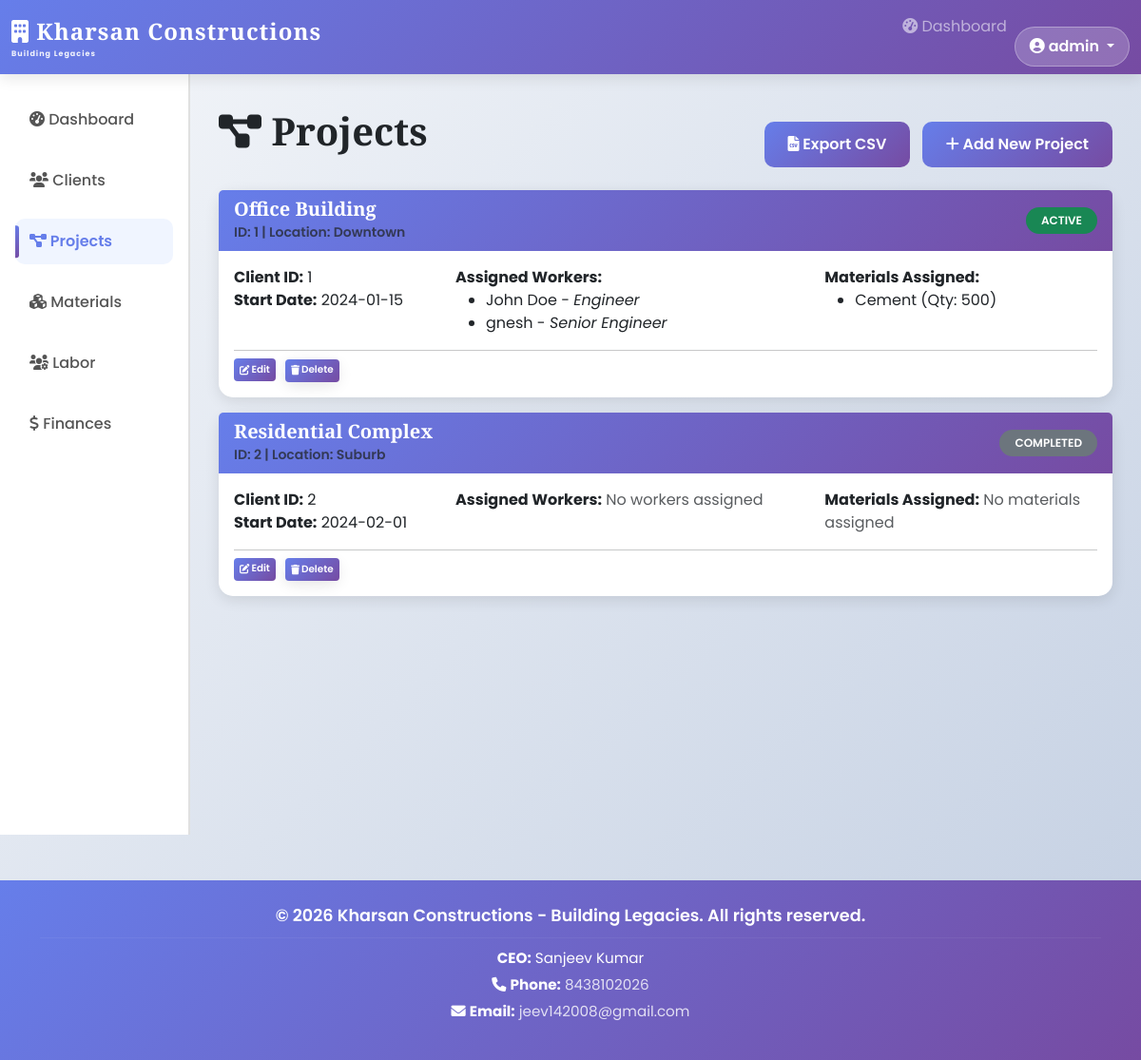
Screenshot of /projects (signed in) with the database file from the repository.
### tables this page shows
CREATE TABLE projects (
    project_id INTEGER PRIMARY KEY AUTOINCREMENT,
    client_id INTEGER,
    name TEXT NOT NULL,
    site_location TEXT,
    start_date DATE,
    status TEXT,
    FOREIGN KEY (client_id) REFERENCES clients(client_id)
);

CREATE TABLE labor (
    worker_id INTEGER PRIMARY KEY AUTOINCREMENT,
    name TEXT NOT NULL,
    role TEXT,
    assigned_project_id INTEGER,
    FOREIGN KEY (assigned_project_id) REFERENCES projects(project_id)
);

CREATE TABLE materials (
    material_id INTEGER PRIMARY KEY AUTOINCREMENT,
    project_id INTEGER,
    name TEXT NOT NULL,
    supplier_name TEXT,
    quantity_used INTEGER,
    FOREIGN KEY (project_id) REFERENCES projects(project_id)
);

### backend.py (the view)
@app.route('/projects')
@login_required
def projects():
    conn = get_db_connection()
    projects_list = conn.execute('SELECT * FROM projects').fetchall()
    project_details = []
    for project in projects_list:
        workers = conn.execute('SELECT name, role FROM labor WHERE assigned_project_id = ?', (project['project_id'],)).fetchall()
        materials = conn.execute('SELECT name, quantity_used FROM materials WHERE project_id = ?', (project['project_id'],)).fetchall()
        project_details.append({
            'project': project,
            'workers': workers,
            'materials': materials
        })
    conn.close()
    return render_template('projects.html', project_details=project_details)

### backend.py (called while the page is built)
def get_db_connection():
    conn = sqlite3.connect(DATABASE)
    conn.row_factory = sqlite3.Row
    return conn

def login_required(f):
    @wraps(f)
    def decorated_function(*args, **kwargs):
        if 'user_id' not in session:
            return redirect(url_for('login'))
        return f(*args, **kwargs)
    return decorated_function

### templates/projects.html (shortened to what this page needs)
{% extends "base.html" %}
{% block content %}
<div class="d-flex justify-content-between align-items-center mb-4">
    <h1><i class="fas fa-project-diagram"></i> Projects</h1>
    <div>
        <a href="{{ url_for('export_table', table='projects') }}" class="btn btn-success me-2"><i class="fas fa-file-csv"></i> Export CSV</a>
        <a href="{{ url_for('add_project') }}" class="btn btn-primary"><i class="fas fa-plus"></i> Add New Project</a>
    </div>
</div>
{% if project_details %}
    {% for item in project_details %}
    <div class="card mb-3">
        <div class="card-header d-flex justify-content-between align-items-center">
            <div>
                <h5 class="mb-0">{{ item.project['name'] }}</h5>
                <small class="text-muted">ID: {{ item.project['project_id'] }} | Location: {{ item.project['site_location'] }}</small>
            </div>
            <div>
                <span class="badge {% if item.project['status'] == 'active' %}bg-success{% elif item.project['status'] == 'completed' %}bg-secondary{% else %}bg-warning{% endif%}">
                    {{ item.project['status']|upper }}
                </span>
            </div>
        </div>
        <div class="card-body">
            <div class="row mb-3">
                <div class="col-md-3">
                    <strong>Client ID:</strong> {{ item.project['client_id'] }}<br>
                    <strong>Start Date:</strong> {{ item.project['start_date'] }}
                </div>
                <div class="col-md-5">
                    <strong>Assigned Workers:</strong>
                    {% if item.workers %}
                    <ul class="mb-0">
                        {% for worker in item.workers %}
                        <li>{{ worker['name'] }} - <em>{{ worker['role'] }}</em></li>
                        {% endfor %}
                    </ul>
                    {% else %}
                    <span class="text-muted">No workers assigned</span>
                    {% endif %}
                </div>
                <div class="col-md-4">
                    <strong>Materials Assigned:</strong>
                    {% if item.materials %}
                    <ul class="mb-0">
                        {% for material in item.materials %}
                        <li>{{ material['name'] }} (Qty: {{ material['quantity_used'] }})</li>
                        {% endfor %}
                    </ul>
                    {% else %}
                    <span class="text-muted">No materials assigned</span>
                    {% endif %}
                </div>
            </div>
            <hr class="my-2">
            <div class="d-flex gap-2">
                <a href="{{ url_for('edit_project', id=item.project['project_id']) }}" class="btn btn-warning btn-sm"><i class="fas fa-edit"></i> Edit</a>
                <form method="post" action="{{ url_for('delete_project', id=item.project['project_id']) }}" class="d-inline" onsubmit="return confirm('Are you sure you want to delete this project?')">
                    <button type="submit" class="btn btn-danger btn-sm"><i class="fas fa-trash"></i> Delete</button>
                </form>
            </div>
        </div>
    </div>
    {% endfor %}
{% else %}
    <div class="alert alert-info">No projects found. <a href="{{ url_for('add_project') }}">Create one now!</a></div>
{% endif %}
{% endblock %}

### templates/base.html (shortened to what this page needs)
<!DOCTYPE html>
<html lang="en">
<head>
    <link href="https://cdn.jsdelivr.net/npm/bootstrap@5.3.0/dist/css/bootstrap.min.css" rel="stylesheet">
    <link rel="stylesheet" href="https://cdnjs.cloudflare.com/ajax/libs/font-awesome/6.0.0/css/all.min.css">
    <link rel="stylesheet" href="{{ url_for('static', filename='style.css') }}">
</head>
<body>
    <nav class="navbar navbar-expand-lg navbar-dark">
        <div class="container-fluid">
            <a class="navbar-brand" href="{{ url_for('index') }}">
                <i class="fas fa-building"></i> Kharsan Constructions
                <small style="font-size: 0.5rem; display: block; opacity: 0.9;">Building Legacies</small>
            </a>
            <div class="collapse navbar-collapse" id="navbarNav">
                <ul class="navbar-nav ms-auto">
                    <li class="nav-item">
                        <a class="nav-link" href="{{ url_for('dashboard') }}"><i class="fas fa-tachometer-alt"></i> Dashboard</a>
                    </li>
                    <li class="nav-item dropdown user-profile">
                        <button class="btn user-profile-btn dropdown-toggle" type="button" data-bs-toggle="dropdown" aria-expanded="false">
                            <i class="fas fa-user-circle"></i> {% if session.get('username') %}{{ session['username'] }}{% else %}User{% endif %}
                        </button>
                    </li>
                </ul>
            </div>
        </div>
    </nav>
    <div class="container-fluid">
        <div class="row">
            <nav class="col-lg-2 col-md-3 sidebar p-3">
                <ul class="nav flex-column">
                    <li class="nav-item">
                        <a class="nav-link {% if request.endpoint == 'dashboard' %}active{% endif %}" href="{{ url_for('dashboard') }}">
                            <i class="fas fa-tachometer-alt"></i> Dashboard
                        </a>
                    </li>
                    <li class="nav-item">
                        <a class="nav-link {% if request.endpoint == 'clients' %}active{% endif %}" href="{{ url_for('clients') }}">
                            <i class="fas fa-users"></i> Clients
                        </a>
                    </li>
                    <li class="nav-item">
                        <a class="nav-link {% if request.endpoint == 'projects' %}active{% endif %}" href="{{ url_for('projects') }}">
                            <i class="fas fa-project-diagram"></i> Projects
                        </a>
                    </li>
                    <li class="nav-item">
                        <a class="nav-link {% if request.endpoint == 'materials' %}active{% endif %}" href="{{ url_for('materials') }}">
                            <i class="fas fa-cubes"></i> Materials
                        </a>
                    </li>
                    <li class="nav-item">
                        <a class="nav-link {% if request.endpoint == 'labor' %}active{% endif %}" href="{{ url_for('labor') }}">
                            <i class="fas fa-users-cog"></i> Labor
                        </a>
                    </li>
                    <li class="nav-item">
                        <a class="nav-link {% if request.endpoint == 'finances' %}active{% endif %}" href="{{ url_for('finances') }}">
                            <i class="fas fa-dollar-sign"></i> Finances
                        </a>
                    </li>
                </ul>
            </nav>
            <main class="col-lg-10 col-md-9 main-content">
                {% block content %}{% endblock %}
            </main>
        </div>
    </div>
    <footer class="text-center py-4 mt-5">
        <div class="container">
            <div style="margin-bottom: 15px;">
                <p style="margin-bottom: 10px; font-weight: 600; font-size: 1.1rem;">&copy; 2026 Kharsan Constructions - Building Legacies. All rights reserved.</p>
                <hr style="border-color: rgba(255,255,255,0.2); margin: 10px 0;">
                <p style="margin: 5px 0; font-size: 0.95rem;">
                    <strong>CEO:</strong> Sanjeev Kumar
                </p>
                <p style="margin: 5px 0; font-size: 0.95rem;">
                    <i class="fas fa-phone"></i> <strong>Phone:</strong> <a href="tel:8438102026" style="color: rgba(255,255,255,0.8); text-decoration: none;">8438102026</a>
                </p>
                <p style="margin: 5px 0; font-size: 0.95rem;">
                    <i class="fas fa-envelope"></i> <strong>Email:</strong> <a href="mailto:jeev142008@gmail.com" style="color: rgba(255,255,255,0.8); text-decoration: none;">jeev142008@gmail.com</a>
                </p>
            </div>
        </div>
    </footer>
</body>
</html>

### static/style.css (style rules this page uses)
* { font-family: 'Poppins', sans-serif; margin: 0; padding: 0; box-sizing: border-box; }
h1, h2, h3, h4, h5, h6 { font-family: 'Playfair Display', serif; font-weight: 700; }
body { background: linear-gradient(135deg, #f5f7fa 0%, #c3cfe2 100%); min-height: 100vh; }
form { background: white; padding: 30px; border-radius: 15px; box-shadow: 0 4px 15px rgba(0, 0, 0, 0.1); animation: slideUp 0.6s ease-out; max-width: 600px; }
button, .btn { padding: 12px 25px; background: linear-gradient(135deg, #667eea 0%, #764ba2 100%); color: white; border: none; border-radius: 10px; cursor: pointer; font-weight: 600; font-size: 1rem; transition: all 0.3s ease; font-family: 'Poppins', sans-serif; margin-top: 20px; }
.btn-sm { padding: 3px 6px !important; font-size: 0.65rem !important; margin-top: 0 !important; border-radius: 4px !important; display: inline-flex; align-items: center; gap: 2px; height: 24px; white-space: nowrap; line-height: 1; }
.btn-sm i { font-size: 0.65rem; }
.btn-sm + .btn-sm, .btn-sm + form .btn-sm { margin-left: 2px; }
.d-inline { display: inline !important; margin: 0 !important; padding: 0 !important; }
.d-inline .btn-sm { margin-left: 2px; vertical-align: middle; }
.card { border: none; border-radius: 15px; box-shadow: 0 4px 15px rgba(0, 0, 0, 0.1); transition: all 0.3s ease; animation: fadeIn 0.6s ease-in; }
.card-header { background: linear-gradient(135deg, #667eea 0%, #764ba2 100%); color: white; border-radius: 15px 15px 0 0; border: none; font-weight: 600; }
.badge { padding: 8px 16px; border-radius: 20px; font-weight: 600; animation: popIn 0.3s ease-out; }
a { color: #667eea; text-decoration: none; transition: all 0.3s ease; }
li, .list-item { animation: slideRight 0.4s ease-out; transition: all 0.3s ease; }

### templates/base.html (style rules this page uses)
* { font-family: 'Poppins', sans-serif; }
h1, h2, h3, h4, h5, h6 { font-family: 'Playfair Display', serif; font-weight: 700; }
body { background-color: #f5f7fa; animation: fadeIn 0.5s ease-in; }
.navbar { background: linear-gradient(135deg, #667eea 0%, #764ba2 100%) !important; box-shadow: 0 4px 15px rgba(0, 0, 0, 0.1); animation: slideDown 0.5s ease-out; }
.navbar-brand { font-family: 'Playfair Display', serif; font-size: 1.5rem; font-weight: 700; letter-spacing: 1px; }
.sidebar { background-color: white; color: #333; min-height: 100vh; border-right: 2px solid #e0e0e0; animation: slideIn 0.6s ease-out; }
.sidebar .nav-link { color: #555; font-weight: 500; margin: 8px 0; border-radius: 10px; transition: all 0.3s ease; position: relative; padding: 12px 15px; }
.sidebar .nav-link::before { content: ''; position: absolute; left: 0; top: 50%; transform: translateY(-50%); width: 4px; height: 0; background: linear-gradient(135deg, #667eea 0%, #764ba2 100%); border-radius: 0 3px 3px 0; transition: height 0.3s ease; }
.sidebar .nav-link.active { color: #667eea; background-color: #f0f5ff; font-weight: 600; }
.sidebar .nav-link.active::before { height: 70%; }
.main-content { padding: 30px; animation: fadeInContent 0.7s ease-out 0.2s both; }
.user-profile { position: relative; }
.user-profile-btn { background: rgba(255, 255, 255, 0.2) !important; border: 1px solid rgba(255, 255, 255, 0.3) !important; border-radius: 25px; padding: 8px 15px !important; transition: all 0.3s ease; }
footer { animation: slideUp 0.7s ease-out 0.3s both; background: linear-gradient(135deg, #667eea 0%, #764ba2 100%); color: white !important; }
footer p { margin: 0; }

### rows the page displays
projects: project.name "Office Building", project.project_id "1", project.site_location "Downtown", project.status "ACTIVE", project.client_id "1", project.start_date "2024-01-15"
labor: name "John Doe", role "Engineer"
labor: name "gnesh", role "Senior Engineer"
materials: name "Cement", quantity_used "500"
projects: project.name "Residential Complex", project.project_id "2", project.site_location "Suburb", project.status "COMPLETED", project.client_id "2", project.start_date "2024-02-01"

### other values shown
{{ session['username'] }} "admin"
